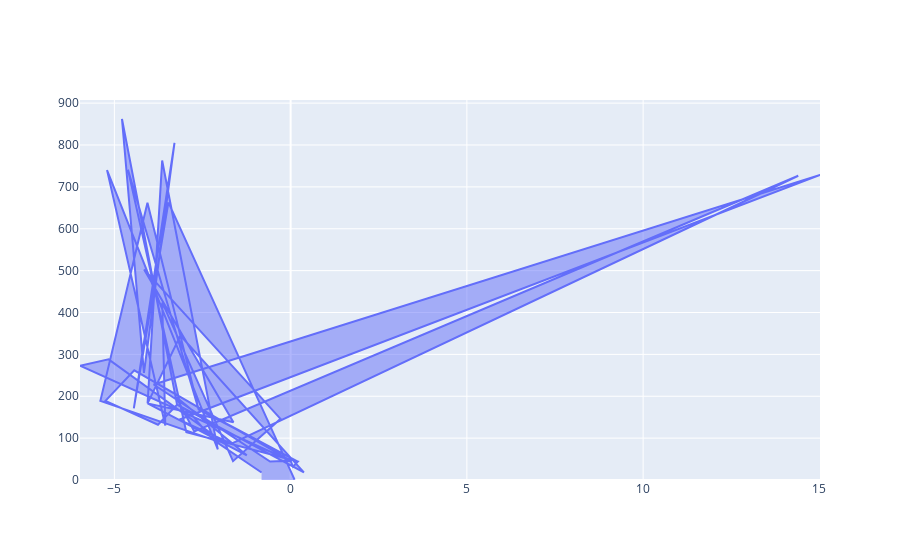

Notebook code cell kept with this figure:
### Code cell
fig = go.Figure()
fig.add_trace(
    go.Scatter(
        x = df["MolLogP"],
        y = df["ExactMolWt"],
        fill = "tozeroy"
       
))
